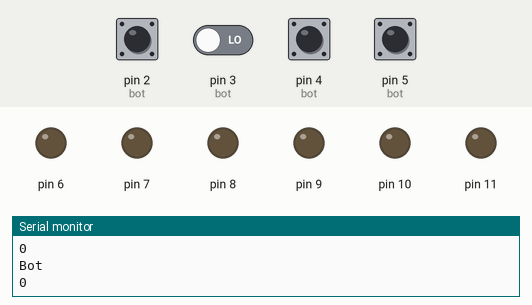
Simulated run of this sketch. Board: Arduino Uno, built with avr-gcc and run on an emulated ATmega328P. On the bench: output pins drawn as LEDs (lit = HIGH), the last lines printed to the serial monitor. The inputs (shaded band) are chosen by the test bench; at power-on: pin 2 (bot), pin 3 (bot), pin 4 (bot), pin 5 (bot) LOW. Random numbers use the default seed unless the sketch sets one.

Above: at 2.9 s.
3.0 s: pin 2 (bot) pulled HIGH for 0.15 s
At 4.3 s:
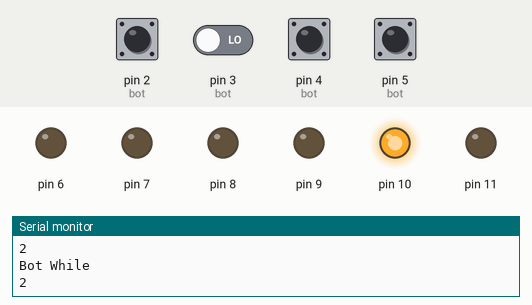
6.1 s: pin 4 (bot) pulled HIGH for 1 s
At 8.4 s:
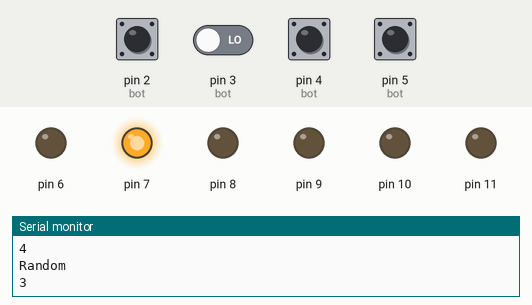
8.6 s: pin 2 (bot) driven HIGH and pin 3 (bot) driven HIGH
At 10.7 s:
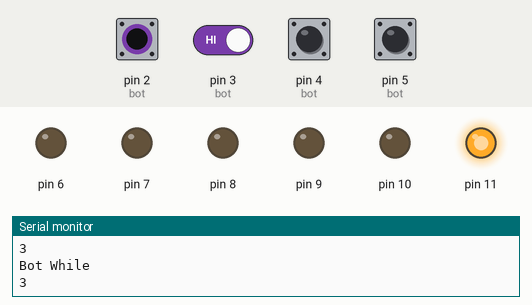
11.6 s: pin 3 (bot) driven LOW
At 14.5 s:
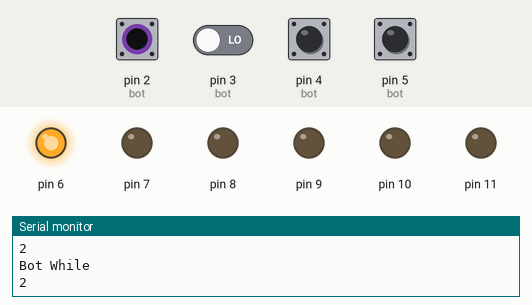
14.6 s: pin 3 (bot) driven HIGH
At 18.0 s:
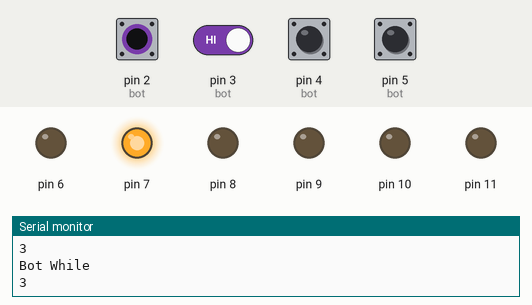
Timing chart, 0 to 18.6 s (numbered marks = the images above; inputs shaded):
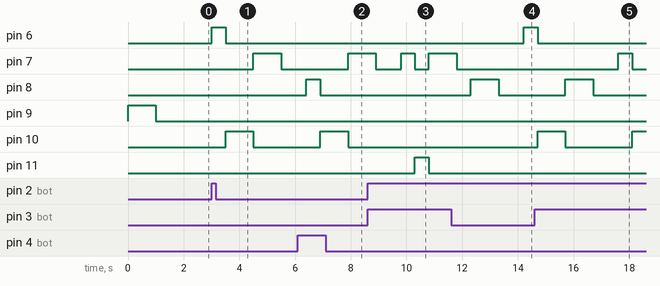

The sketch:

Simon.ino
```cpp
int pasos[50];

void setup() {
Serial.begin(9600);

pinMode(2, INPUT);
pinMode(3, INPUT);
pinMode(4, INPUT);
pinMode(5, INPUT);

pinMode(6, OUTPUT);
pinMode(7, OUTPUT);
pinMode(8, OUTPUT);
pinMode(9, OUTPUT);

pinMode(10, OUTPUT);
pinMode(11, OUTPUT);


}

int whboton()
{
  int bot = 0;
  //delay(300);

  if(digitalRead(2)==HIGH){
    bot = 2;
  }

  if(digitalRead(3)==HIGH)
  {
    bot = 3;
  }

  if(digitalRead(4)==HIGH)
  {
    bot = 4;
  }

  if(digitalRead(5)== HIGH)
  {
    bot = 5;
  }


  Serial.println("Bot");
  Serial.println(bot);
  return bot;
}

void simon (int n,bool  correcto)
{
    pasos[n] = random(2,6);

    Serial.println("Random");
    Serial.println(pasos[n]);

     for( int j=0; j<=n; j++) //enciende los leds correspondientes a esa instancia
     {
       digitalWrite( pasos[j]+4 , HIGH);
       delay(1000);
       digitalWrite( pasos[j]+4 , LOW);
       delay(500);
     }
 delay(300);

for( int j=0; j<=n; j++)
{
   int bot=0;

   Serial.println("N");
   Serial.println(n);

   if(correcto)
   {
     //bot = whboton();

      while (bot ==0)
      {
        delay(100);
        bot = whboton();
      }

      Serial.println("Bot While");
      Serial.println(bot);

     digitalWrite(bot+4 , HIGH);
     delay( 500);
     digitalWrite ( bot+4, LOW);

      if ( pasos[j]!= bot) // Puede haber problemas porque siempre este mandando 0, si prende el boton rojo mucho tiempo
      {
          correcto = false;
          digitalWrite( 10 , HIGH);
          delay (1000);
          digitalWrite( 10 , LOW);
      }
      else
      {
        digitalWrite( 11 , HIGH);
          delay (500);
          digitalWrite(11 , LOW);
      }
   }
}

if(correcto)
{
  n++;
  simon(n, correcto);
}
}

void loop() {
  // put your main code here, to run repeatedly:

   simon (0, true);

}
```

Measured:
- after the input at 3.0 s, pin 6: LOW → HIGH at once, → LOW 0.50 s later; pin 7: LOW → HIGH after 1.5 s, → LOW 1.0 s later; pin 10: LOW → HIGH after 0.50 s, → LOW 1.0 s later
- after the input at 6.1 s, pin 7: LOW → HIGH after 1.8 s; pin 8: LOW → HIGH after 0.30 s, → LOW 0.50 s later; pin 10: LOW → HIGH after 0.80 s, → LOW 1.0 s later
- after the input at 8.6 s, pin 11: LOW → HIGH after 1.7 s, → LOW 0.50 s later
- after the input at 11.6 s, pin 6: LOW → HIGH after 2.6 s
- after the input at 14.6 s, pin 7: LOW → HIGH after 3.0 s, → LOW 0.50 s later
